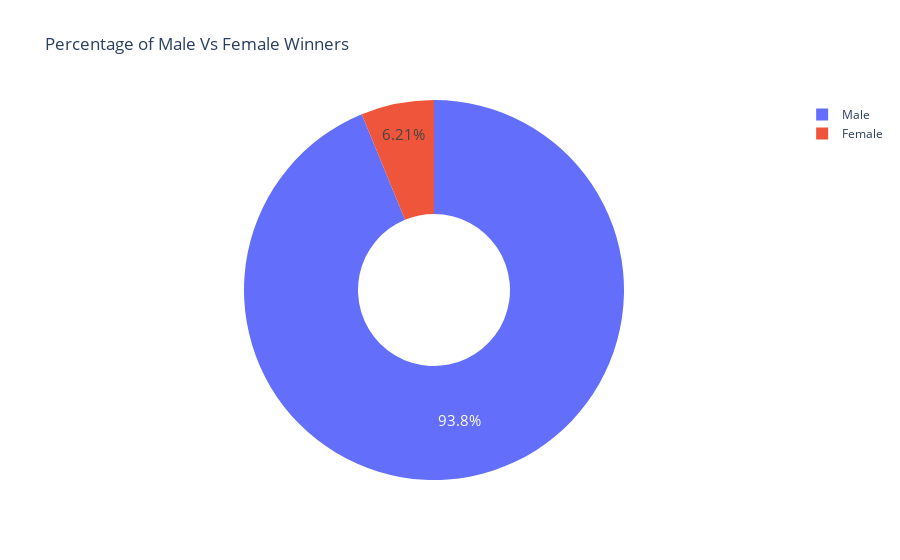

Notebook code cell kept with this figure:
### Markdown cell above
**Challenge**: Create a [donut chart using plotly](https://plotly.com/python/pie-charts/) which shows how many prizes went to men compared to how many prizes went to women. What percentage of all the prizes went to women?

### Code cell
biology = df_data.sex.value_counts()
fig = px.pie(labels=biology.index,
             values=biology.values,
             title='Percentage of Male Vs Female Winners',
             names=biology.index,
             hole=0.4)

fig.update_traces(textposition='inside', textinfo='percent', textfont_size=15)

fig.show()

### Figure 1 — Plotly figure (JSON) as saved in the notebook; plotly's stock layout.template omitted (floating-point values rounded to 4 significant figures)
{"data": [{"domain": {"x": [0, 1], "y": [0, 1]}, "hole": 0.4, "hovertemplate": "label=%{label}<br>value=%{value}<extra></extra>", "labels": ["Male", "Female"], "legendgroup": "", "name": "", "showlegend": true, "textfont": {"size": 15}, "textinfo": "percent", "textposition": "inside", "type": "pie", "values": [876, 58]}], "layout": {"legend": {"tracegroupgap": 0}, "title": {"text": "Percentage of Male Vs Female Winners"}}}
